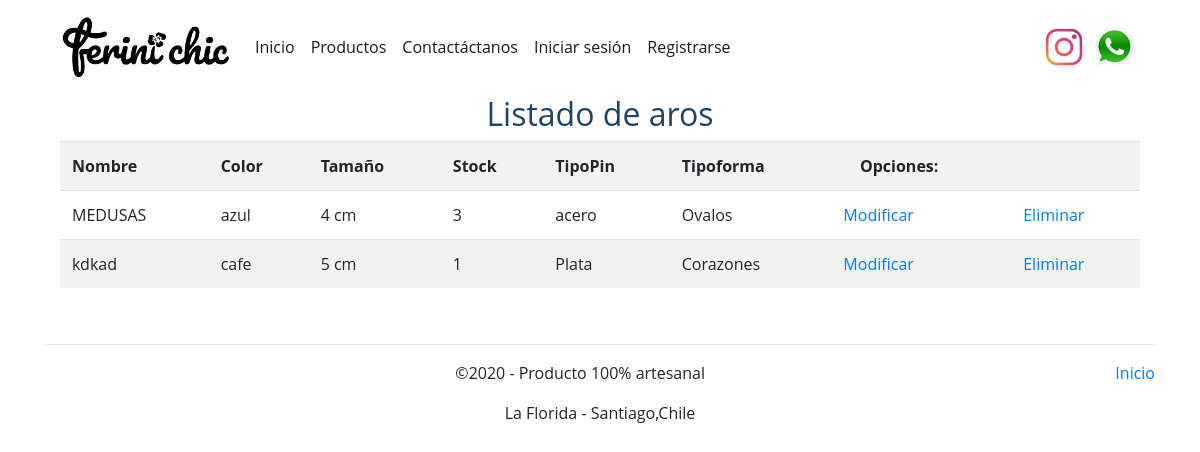
The page /ListadoAros on the database as committed earlier.
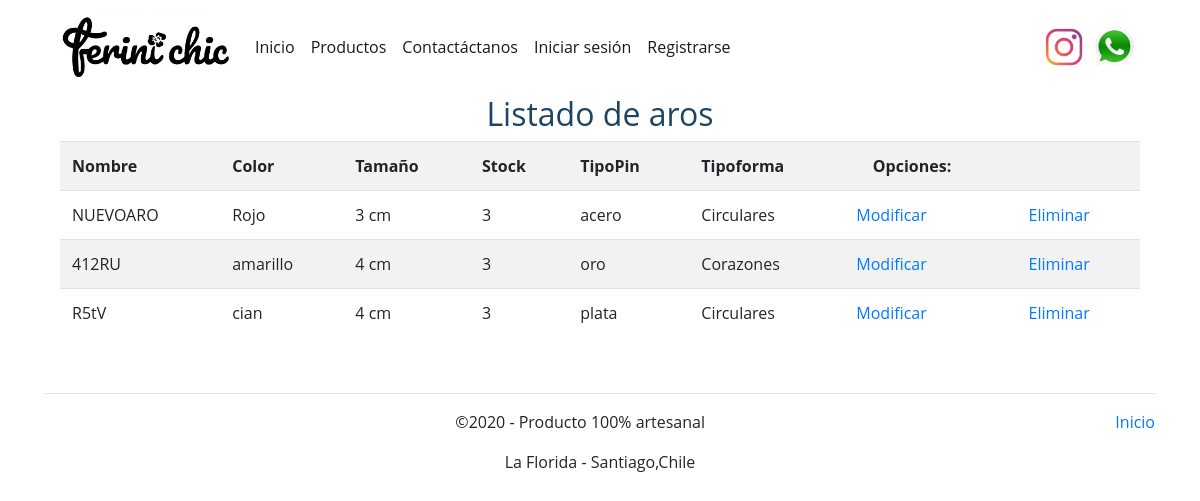
The same page on the database as committed later.
### core/models.py (models this page shows, shortened)
class Aro (models.Model):
    nombre= models.CharField(max_length=90)
    color= models.CharField(max_length=30)
    tamaño= models.IntegerField()
    stock= models.IntegerField()
    tipoPin= models.CharField(max_length=20)
    tipoforma= models.ForeignKey(TipoAro, on_delete=models.CASCADE)
    imagen = models.ImageField(null=True, blank =True)

class TipoAro (models.Model):
    nombreT= models.CharField(max_length=50)
    def __str__(self):
        return self.nombreT

### core/views.py (the view)
# urls.py: path('ListadoAros',ListadoAros ,name= "ListadoAros" ),
def ListadoAros(request):
    aros_= Aro.objects.all()
    data ={
        'aros_':aros_
    }
    return render(request, 'core/ListadoAros.html', data)

### core/templates/core/ListadoAros.html (shortened to what this page needs)
{% extends 'core/baseEstructura.html' %}
{% load static %}
{% load crispy_forms_tags %}
{%block css%}
<link rel="stylesheet" href="{% static 'core/css/estiloIndex.css'%}">
{%endblock%}
{% block contenido %}
<div class="container">
    <div class="table-responsive-sm">
        <h2>Listado de aros</h2>
        <table class="table table-striped ">
            <tr>
                <th>Nombre</th>
                <th>Color</th>
                <th>Tamaño</th>
                <th>Stock</th>
                <th>TipoPin</th>
                <th>Tipoforma</th>
                <th> &nbsp;&nbsp;&nbsp;&nbsp;Opciones:</th>
                <th></th>
            </tr>
            {%for a in aros_%}
            <tr>
            <td>{{a.nombre}}</td>
            <td>{{a.color}}</td>
            <td>{{a.tamaño}} cm</td>
            <td>{{a.stock}}</td>
            <td>{{a.tipoPin}}</td>
            <td>{{a.tipoforma}}</td>
            <td>
                <a href="{% url 'modificar_aro' a.id %}">Modificar</a>
            </td>
            <td>
                <a href="#" onclick="confirmarEliminacion({{a.id}})">Eliminar</a>
            </td>
            </tr>
            {%endfor%}
        </table>
    </div>
</div>
{%endblock%}

### core/templates/core/baseEstructura.html (shortened to what this page needs)
<!doctype html  >
<html lang="en">
  <head>
    <link rel="stylesheet" href="https://cdn.jsdelivr.net/npm/bootstrap@4.5.3/dist/css/bootstrap.min.css">
    {% load static %}
    {%block css%}
    {%endblock%}
  </head>
  <body>
    <div id="barra" class="container">
        <nav class ="navbar navbar-expand-lg navbar-light  bg-white">
            <a class="navbar-brand">
                <img id="logo" src="{% static 'core/imagenes/logoo.png'%}"   alt="logo">
            </a>
            <div class="collapse navbar-collapse" id="menu">
                <ul class="navbar-nav mr-auto">
                    <li class="nav-item active">
                        <a href="{% url 'home'%}" class="nav-link">Inicio</a>
                    </li>
                    <li class="nav-item active">
                        <a href="{% url 'aros'%}" class="nav-link">Productos</a>
                    </li>
                    <li class="nav-item active">
                        <a href="{% url 'Contacto'%}" class="nav-link">Contactáctanos</a>
                    </li>
                    {%if user.is_authenticated%}
                      <li class="nav-item active">
                        <a href="#" class="nav-link"> Usuario: {{ user.username}} 💻</a>
                      </li>
                      <li class="nav-item active">
                        <a href="{% url 'logout'%}" class="nav-link"> Cerrar sesión</a>
                      </li>
                      <li class="nav-item active">
                        <a href="{%url 'nuevo_aro'%}"  class="nav-link">Nuevo Aro</a>
                      </li>
                      <li class="nav-item active">
                        <a href="{%url 'ListadoAros'%}"  class="nav-link">Listado Aros</a>
                      </li>
                      {% else %}
                        <li class="nav-item active">
                          <a href="{% url 'login'%}" class="nav-link"> Iniciar sesión</a>
                        </li>
                        <li class="nav-item active">
                          <a href="{% url 'registro_usuario'%}" class="nav-link">Registrarse</a>
                        </li>
                    {% endif %}
                </ul>
                <span class="navbar-text">
                  <a href="https://www.instagram.com/ferini_chic/?hl=es-la" target="blank"><img class="redes" src="{% static 'core/imagenes/insta.png'%}" alt=""></a>
                </span>
                <span class="navbar-text">
                  <a href="https://api.whatsapp.com/send?phone=56950596898" target="blank"><img class="redes" src="{% static 'core/imagenes/wp.png'%}"  alt=""></a>
                </span>
            </div>
          </nav>
    <div id="contenidoPrincipal">
        {% block contenido %}
        {%endblock%}
    </div>
  </div>
  <footer class="container">
    <hr class="colorhr featurette-divider">
    <p class="float-right"><a href="#">Inicio</a></p>
    <p class="elFooter">&copy;2020  - Producto 100% artesanal   </p>
    <p class="elFooter"> La Florida - Santiago,Chile </p>
  </footer>
  </body>
</html>

### core/static/core/css/estiloIndex.css (style rules this page uses)
* { margin: 0px; padding: 0px; }
footer { padding: 1.5em; }
.elFooter { text-align: center; }
#logo { width : 170px; }
.redes { height: 50px; padding: 5px; }
body { font-family: 'Open Sans', sans-serif; }
h2 { color: #1d4464; text-align: center; }

Rows that differ between the two databases and show on the page:
removed Aro: nombre "MEDUSAS", color "azul", tamaño "4", stock "3", tipoPin "acero", tipoforma "Ovalos"
removed Aro: nombre "kdkad", color "cafe", tamaño "5", stock "1", tipoPin "Plata", tipoforma "Corazones"
added Aro: nombre "NUEVOARO", color "Rojo", tamaño "3", stock "3", tipoPin "acero", tipoforma "Circulares"
added Aro: nombre "412RU", color "amarillo", tamaño "4", stock "3", tipoPin "oro", tipoforma "Corazones"
added Aro: nombre "R5tV", color "cian", tamaño "4", stock "3", tipoPin "plata", tipoforma "Circulares"
